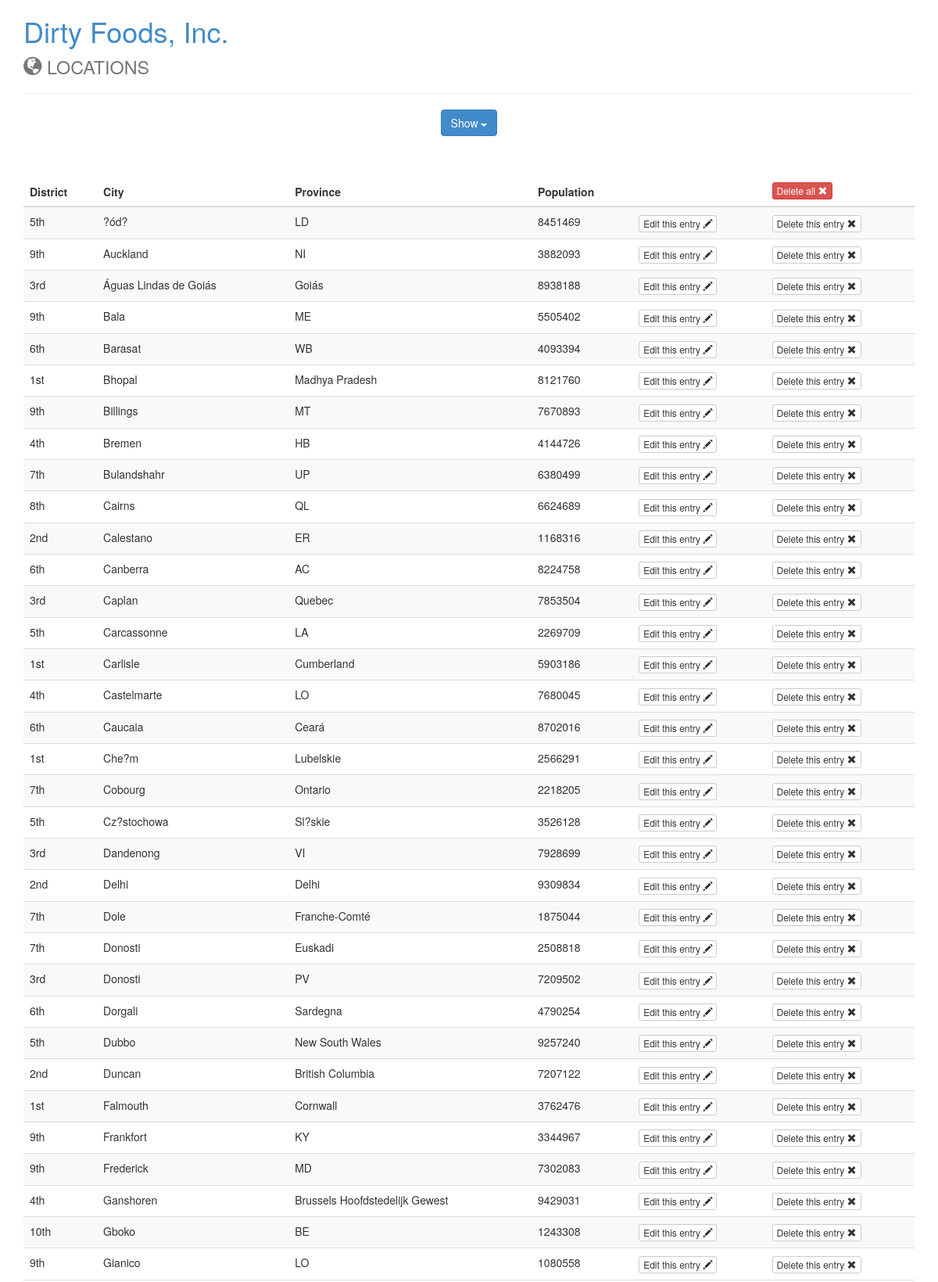
The page /locations.php?show=az (upper part) on the database its author committed.
### tables this page shows
CREATE TABLE `location` (
  `location_id` int(11) NOT NULL AUTO_INCREMENT,
  `district` varchar(45) NOT NULL,
  `city` varchar(45) NOT NULL,
  `province` varchar(45) NOT NULL,
  `population` int(11) NOT NULL,
  PRIMARY KEY (`location_id`)
);

### locations.php (the view, shortened to what this page needs)
<?php
$con = mysqli_connect(db_address,db_user,db_pass,db_name);
?>
<!DOCTYPE html>
<html lang="en">
<head>
	<link rel="stylesheet" href="css/bootstrap.min.css">
</head>
<body>
	<div class="container">
		<h1><a href="index.php">Dirty Foods, Inc.</a><br><small><span class="glyphicon glyphicon-globe"></span> LOCATIONS</small></h1>
		<hr>
	</div>
	<div class="container text-center">
		<div class="btn-group">
			<button class="btn btn-primary dropdown-toggle" data-toggle="dropdown">Show <span class="caret"></span></button>
		</div>
	</div>
<?php
	if (isset($_GET['show'])) {
		if ($_GET['show'] == 'az') {
			$result = mysqli_query($con, "SELECT * FROM location ORDER BY city");
		}
?>
	<div class="container content">
		<table class="table table-striped">
			<thead>
				<tr>
					<th>District</th>
					<th>City</th>
					<th>Province</th>
					<th>Population</th>
					<th></th>
					<th>
						<?php
						if ($_GET['show'] == 'az') {
						?>
						<form action="?deleteall" id='delete' method="post"><button type="submit" id='deleteButton' class="btn btn-danger btn-xs">Delete all <span class="glyphicon glyphicon-remove"></span></button></form>
						<?php
						}
						?>
					</th>
				</tr>
			</thead>
		<?php
			while ($row = mysqli_fetch_array($result)) {
				echo "<tr>";
				echo "<td>" . $row['district'] . "</td>";
				echo "<td>" . $row['city'] . "</td>";
				echo "<td>" . $row['province'] . "</td>";
				echo "<td>" . $row['population'] . "</td>";
				echo "
				<td>
					<form action='?edit' method='post'>
						<input type='hidden' name='location_id' value=" . $row['location_id']. ">
						<button type='submit' class='btn btn-default btn-xs'>Edit this entry <span class='glyphicon glyphicon-pencil'></span></button>
					</form>
				</td>
				";
				echo "
				<td>
					<form action='?delete' method='post' id='delete' >
						<input type='hidden' name='location_id' value=" . $row['location_id']. ">
						<button type='submit' class='btn btn-default btn-xs'>Delete this entry <span class='glyphicon glyphicon-remove'></span></button>
					</form>
				</td>
				";
				echo "</tr>";
			}
		?>
		</table>
	</div>
<?php
	}
?>
</body>
</html>

### locations.php (style rules this page uses)
.content { margin-top: 50px; margin-bottom: 50px; }

### rows shown on the page
location: district "5th", city "?ód?", province "LD", population "8451469"
location: district "9th", city "Auckland", province "NI", population "3882093"
location: district "3rd", city "Águas Lindas de Goiás", province "Goiás", population "8938188"
location: district "9th", city "Bala", province "ME", population "5505402"
location: district "6th", city "Barasat", province "WB", population "4093394"
location: district "1st", city "Bhopal", province "Madhya Pradesh", population "8121760"
location: district "9th", city "Billings", province "MT", population "7670893"
location: district "4th", city "Bremen", province "HB", population "4144726"
location: district "7th", city "Bulandshahr", province "UP", population "6380499"
location: district "8th", city "Cairns", province "QL", population "6624689"
location: district "2nd", city "Calestano", province "ER", population "1168316"
location: district "6th", city "Canberra", province "AC", population "8224758"
location: district "3rd", city "Caplan", province "Quebec", population "7853504"
location: district "5th", city "Carcassonne", province "LA", population "2269709"
location: district "1st", city "Carlisle", province "Cumberland", population "5903186"
location: district "4th", city "Castelmarte", province "LO", population "7680045"
location: district "6th", city "Caucaia", province "Ceará", population "8702016"
location: district "1st", city "Che?m", province "Lubelskie", population "2566291"
location: district "7th", city "Cobourg", province "Ontario", population "2218205"
location: district "5th", city "Cz?stochowa", province "Sl?skie", population "3526128"
location: district "3rd", city "Dandenong", province "VI", population "7928699"
location: district "2nd", city "Delhi", province "Delhi", population "9309834"
location: district "7th", city "Dole", province "Franche-Comté", population "1875044"
location: district "7th", city "Donosti", province "Euskadi", population "2508818"
location: district "3rd", city "Donosti", province "PV", population "7209502"
location: district "6th", city "Dorgali", province "Sardegna", population "4790254"
location: district "5th", city "Dubbo", province "New South Wales", population "9257240"
location: district "2nd", city "Duncan", province "British Columbia", population "7207122"
location: district "1st", city "Falmouth", province "Cornwall", population "3762476"
location: district "9th", city "Frankfort", province "KY", population "3344967"
location: district "9th", city "Frederick", province "MD", population "7302083"
location: district "4th", city "Ganshoren", province "Brussels Hoofdstedelijk Gewest", population "9429031"
location: district "10th", city "Gboko", province "BE", population "1243308"
location: district "9th", city "Gianico", province "LO", population "1080558"
